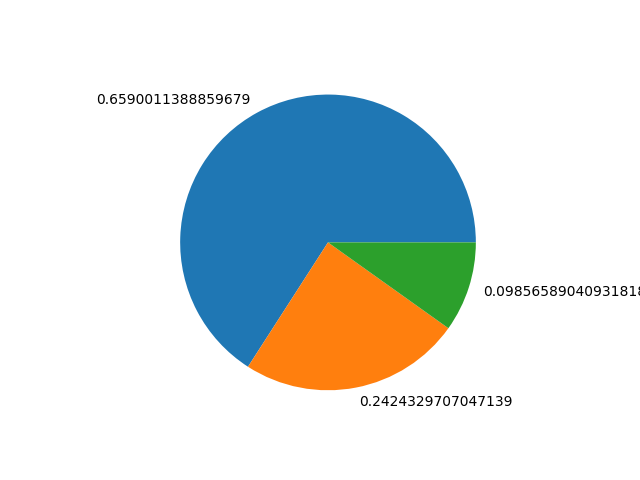

Recreate this plot in Python.
x = [2.0, 1.0, 0.1]
y = []  # 지수 함수의 연산결과가 저장됨

import numpy as np
for idx in range(len(x)):
    y.append(np.exp(x[idx]))

my_sum = np.sum(y)
print('총합 : ', my_sum)
print('-' * 30)

prop_total = 0.0
prop_data = []  # 확률을 저장할 리스트
for idx in range(len(y)):
    prop = y[idx]/my_sum
    prop_total += prop
    prop_data.append(prop)

print(prop_data)
print('-' * 30)

print(prop_total)
print('-' * 30)

arr = np.array(x)
maxidx = np.argmax(arr)
print('maxidx: ', maxidx)

import matplotlib.pyplot as plt
plt.pie(prop_data, labels=prop_data)
filename = 'softMaxPreTest01.png'
plt.savefig(filename)
print(filename + '저장 완료')